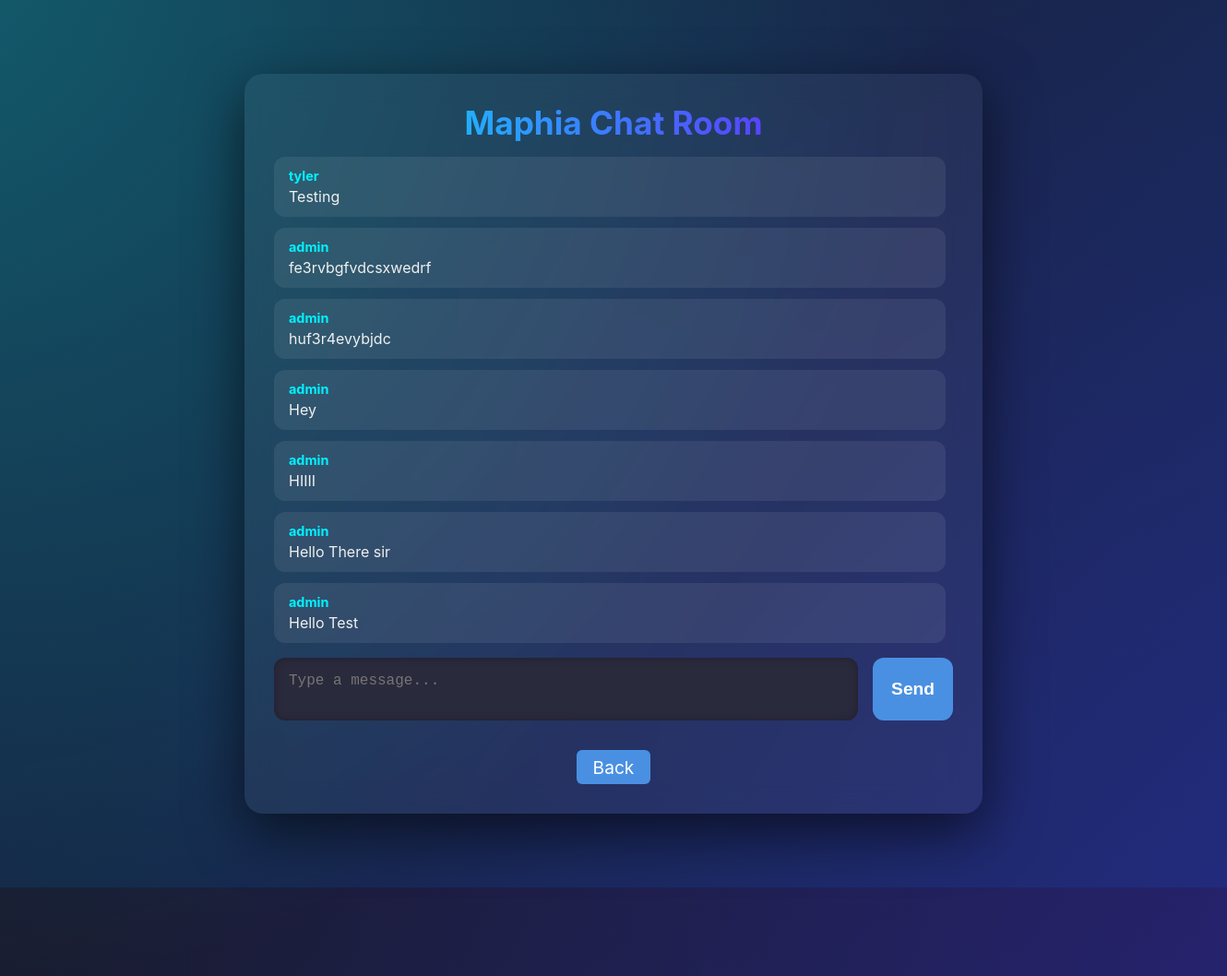
The app's page /messages (signed in) with its own data.
### tables this page shows
CREATE TABLE messages (
                id INTEGER PRIMARY KEY AUTOINCREMENT,
                user TEXT,
                message TEXT
            );

### app.py (the view, shortened to what this page needs)
@app.route('/messages', methods=['GET', 'POST'] )
def messages():
    if 'user' not in session:
        return redirect('/login')
    with sqlite3.connect('database.db', check_same_thread=False) as conn:
        cur = conn.cursor()
        cur.execute('SELECT user, message FROM messages ORDER BY id DESC')
        messages = cur.fetchall()
    return render_template('messages.html', messages=messages)

### templates/messages.html (shortened to what this page needs)
<!DOCTYPE html>
<html lang="en">
<head>
  <link rel="stylesheet" href="{{ url_for('static', filename='messages.css') }}">
</head>
<body>
  <div class="background-glow"></div>
  <div class="board-wrapper">
    <header class="board-header">
      <h1>Maphia Chat Room</h1>
    </header>
    <section class="message-feed" id="message-feed">
      {% if messages %}
        {% for msg in messages %}
          <div class="message-chip">
            <span class="msg-user">{{ msg[0] }}</span>
            <span class="msg-content">{{ msg[1] }}</span>
          </div>
        {% endfor %}
      {% else %}
        <p class="no-messages">Be the first to drop a message!</p>
      {% endif %}
    </section>
    <form method="POST" class="message-form">
      <textarea name="message" placeholder="Type a message..." required></textarea>
      <button type="submit">Send</button>
    </form>
    <footer class="footer-nav">
      <a href="/dashboard">Back</a>
    </footer>
  </div>
</body>
</html>

### static/messages.css (style rules this page uses)
* { margin: 0; padding: 0; box-sizing: border-box; }
body { font-family: 'Inter', sans-serif; background: linear-gradient(135deg, #1a1a2e, #0f3460); color: #fff; height: 100vh; display: flex; justify-content: center; align-items: center; overflow: hidden; position: relative; }
.background-glow { position: absolute; width: 120%; height: 120%; background: radial-gradient(circle at top left, #00f2fe55, transparent 60%), radial-gradient(circle at bottom right, #7a00ff33, transparent 70%); z-index: 0; }
.board-wrapper { position: relative; z-index: 10; width: 95%; max-width: 800px; background: rgba(255, 255, 255, 0.05); backdrop-filter: blur(16px); border-radius: 20px; box-shadow: 0 20px 60px rgba(0, 0, 0, 0.6); padding: 2rem; display: flex; flex-direction: column; gap: 1rem; max-height: 90vh; overflow: hidden; }
.board-header { text-align: center; }
.board-header h1 { font-size: 2.2rem; background: linear-gradient(to right, #00f2fe, #7a00ff); -webkit-background-clip: text; background-clip: text; -webkit-text-fill-color: transparent; }
.message-feed { flex: 1; overflow-y: auto; display: flex; flex-direction: column; gap: 0.75rem; padding-right: 0.5rem; scroll-behavior: smooth; }
.message-chip { background: rgba(255, 255, 255, 0.08); padding: 0.75rem 1rem; border-radius: 12px; animation: fadeInUp 0.3s ease both; transform: translateY(10px); transition: background 0.2s; display: flex; flex-direction: column; gap: 0.25rem; }
.msg-user { font-weight: bold; color: #00f2fe; font-size: 0.9rem; }
.msg-content { font-size: 1rem; color: #f0f0f0; }
.message-form { display: flex; gap: 1rem; margin-top: auto; }
textarea,input,select { flex: 1; background: #2a2a3d; border: none; border-radius: 12px; padding: 1rem; color: #fff; font-size: 1rem; resize: none; box-shadow: inset 0 0 10px #00000044; transition: box-shadow 0.2s; }
button { background-color: #4A90E2; color: white; font-weight: bold; padding: 0 1.25rem; border-radius: 12px; border: none; cursor: pointer; font-size: 1.2rem; transition: transform 0.2s; }
.footer-nav { text-align: center; margin-top: 1rem; }
.footer-nav a { display: inline-block; background-color: #4A90E2; color: white; font-size: 1.2rem; padding: 0.41rem 1.1rem; border-radius: 6px; text-decoration: none; transition: background-color 0.3s ease; }

### records on screen
messages: user "tyler", message "Testing"
messages: user "admin", message "fe3rvbgfvdcsxwedrf"
messages: user "admin", message "huf3r4evybjdc"
messages: user "admin", message "Hey"
messages: user "admin", message "HIIII"
messages: user "admin", message "Hello There sir"
messages: user "admin", message "Hello Test"
